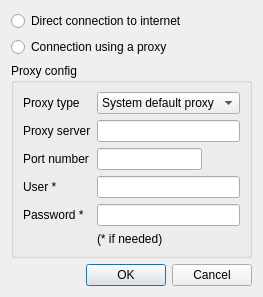
<?xml version="1.0" encoding="UTF-8"?>
<ui version="4.0">
 <class>paramProxy_ui</class>
 <widget class="QDialog" name="paramProxy_ui">
  <property name="geometry">
   <rect>
    <x>0</x>
    <y>0</y>
    <width>256</width>
    <height>267</height>
   </rect>
  </property>
  <property name="windowTitle">
   <string>Proxy parameter</string>
  </property>
  <layout class="QVBoxLayout" name="verticalLayout">
   <item>
    <widget class="QRadioButton" name="noProxy_btn">
     <property name="text">
      <string>Direct connection to internet</string>
     </property>
     <attribute name="buttonGroup">
      <string notr="true">proxyState</string>
     </attribute>
    </widget>
   </item>
   <item>
    <widget class="QRadioButton" name="useProxy_btn">
     <property name="text">
      <string>Connection using a proxy</string>
     </property>
     <attribute name="buttonGroup">
      <string notr="true">proxyState</string>
     </attribute>
    </widget>
   </item>
   <item>
    <widget class="QGroupBox" name="groupBox">
     <property name="title">
      <string>Proxy config</string>
     </property>
     <layout class="QFormLayout" name="formLayout">
      <item row="0" column="0">
       <widget class="QLabel" name="label">
        <property name="text">
         <string>Proxy type</string>
        </property>
       </widget>
      </item>
      <item row="0" column="1">
       <widget class="QComboBox" name="proxyType">
        <property name="sizePolicy">
         <sizepolicy hsizetype="Preferred" vsizetype="Maximum">
          <horstretch>0</horstretch>
          <verstretch>0</verstretch>
         </sizepolicy>
        </property>
        <item>
         <property name="text">
          <string>System default proxy</string>
         </property>
        </item>
        <item>
         <property name="text">
          <string>HTTP proxy</string>
         </property>
        </item>
        <item>
         <property name="text">
          <string>SOCKS5 proxy</string>
         </property>
        </item>
       </widget>
      </item>
      <item row="1" column="0">
       <widget class="QLabel" name="label_2">
        <property name="text">
         <string>Proxy server</string>
        </property>
       </widget>
      </item>
      <item row="1" column="1">
       <widget class="QLineEdit" name="lineProxyHostname"/>
      </item>
      <item row="2" column="0">
       <widget class="QLabel" name="label_3">
        <property name="text">
         <string>Port number</string>
        </property>
       </widget>
      </item>
      <item row="2" column="1">
       <layout class="QHBoxLayout" name="horizontalLayout">
        <item>
         <widget class="QLineEdit" name="lineProxyPort"/>
        </item>
        <item>
         <spacer name="horizontalSpacer">
          <property name="orientation">
           <enum>Qt::Horizontal</enum>
          </property>
          <property name="sizeHint" stdset="0">
           <size>
            <width>40</width>
            <height>20</height>
           </size>
          </property>
         </spacer>
        </item>
       </layout>
      </item>
      <item row="3" column="0">
       <widget class="QLabel" name="label_4">
        <property name="text">
         <string>User *</string>
        </property>
       </widget>
      </item>
      <item row="3" column="1">
       <widget class="QLineEdit" name="lineProxyUsername"/>
      </item>
      <item row="4" column="0">
       <widget class="QLabel" name="label_6">
        <property name="text">
         <string>Password *</string>
        </property>
       </widget>
      </item>
      <item row="4" column="1">
       <widget class="QLineEdit" name="lineProxyUserPassword">
        <property name="echoMode">
         <enum>QLineEdit::Password</enum>
        </property>
       </widget>
      </item>
      <item row="5" column="1">
       <widget class="QLabel" name="label_5">
        <property name="text">
         <string>(* if needed)</string>
        </property>
       </widget>
      </item>
     </layout>
    </widget>
   </item>
   <item>
    <widget class="QDialogButtonBox" name="buttonBox">
     <property name="orientation">
      <enum>Qt::Horizontal</enum>
     </property>
     <property name="standardButtons">
      <set>QDialogButtonBox::Cancel|QDialogButtonBox::Ok</set>
     </property>
    </widget>
   </item>
  </layout>
 </widget>
 <tabstops>
  <tabstop>noProxy_btn</tabstop>
  <tabstop>useProxy_btn</tabstop>
  <tabstop>proxyType</tabstop>
  <tabstop>lineProxyHostname</tabstop>
  <tabstop>lineProxyPort</tabstop>
  <tabstop>lineProxyUsername</tabstop>
  <tabstop>lineProxyUserPassword</tabstop>
  <tabstop>buttonBox</tabstop>
 </tabstops>
 <resources/>
 <connections>
  <connection>
   <sender>buttonBox</sender>
   <signal>accepted()</signal>
   <receiver>paramProxy_ui</receiver>
   <slot>accept()</slot>
   <hints>
    <hint type="sourcelabel">
     <x>228</x>
     <y>260</y>
    </hint>
    <hint type="destinationlabel">
     <x>157</x>
     <y>274</y>
    </hint>
   </hints>
  </connection>
  <connection>
   <sender>buttonBox</sender>
   <signal>rejected()</signal>
   <receiver>paramProxy_ui</receiver>
   <slot>reject()</slot>
   <hints>
    <hint type="sourcelabel">
     <x>316</x>
     <y>260</y>
    </hint>
    <hint type="destinationlabel">
     <x>286</x>
     <y>274</y>
    </hint>
   </hints>
  </connection>
  <connection>
   <sender>proxyType</sender>
   <signal>currentIndexChanged(int)</signal>
   <receiver>paramProxy_ui</receiver>
   <slot>slot_proxyType_changed(int)</slot>
   <hints>
    <hint type="sourcelabel">
     <x>184</x>
     <y>77</y>
    </hint>
    <hint type="destinationlabel">
     <x>326</x>
     <y>18</y>
    </hint>
   </hints>
  </connection>
  <connection>
   <sender>noProxy_btn</sender>
   <signal>clicked()</signal>
   <receiver>paramProxy_ui</receiver>
   <slot>slot_useProxy_changed()</slot>
   <hints>
    <hint type="sourcelabel">
     <x>100</x>
     <y>16</y>
    </hint>
    <hint type="destinationlabel">
     <x>265</x>
     <y>25</y>
    </hint>
   </hints>
  </connection>
  <connection>
   <sender>useProxy_btn</sender>
   <signal>clicked()</signal>
   <receiver>paramProxy_ui</receiver>
   <slot>slot_useProxy_changed()</slot>
   <hints>
    <hint type="sourcelabel">
     <x>117</x>
     <y>37</y>
    </hint>
    <hint type="destinationlabel">
     <x>294</x>
     <y>43</y>
    </hint>
   </hints>
  </connection>
 </connections>
 <slots>
  <slot>slot_proxyType_changed(int)</slot>
  <slot>slot_useProxy_changed()</slot>
 </slots>
 <buttongroups>
  <buttongroup name="proxyState"/>
 </buttongroups>
</ui>
